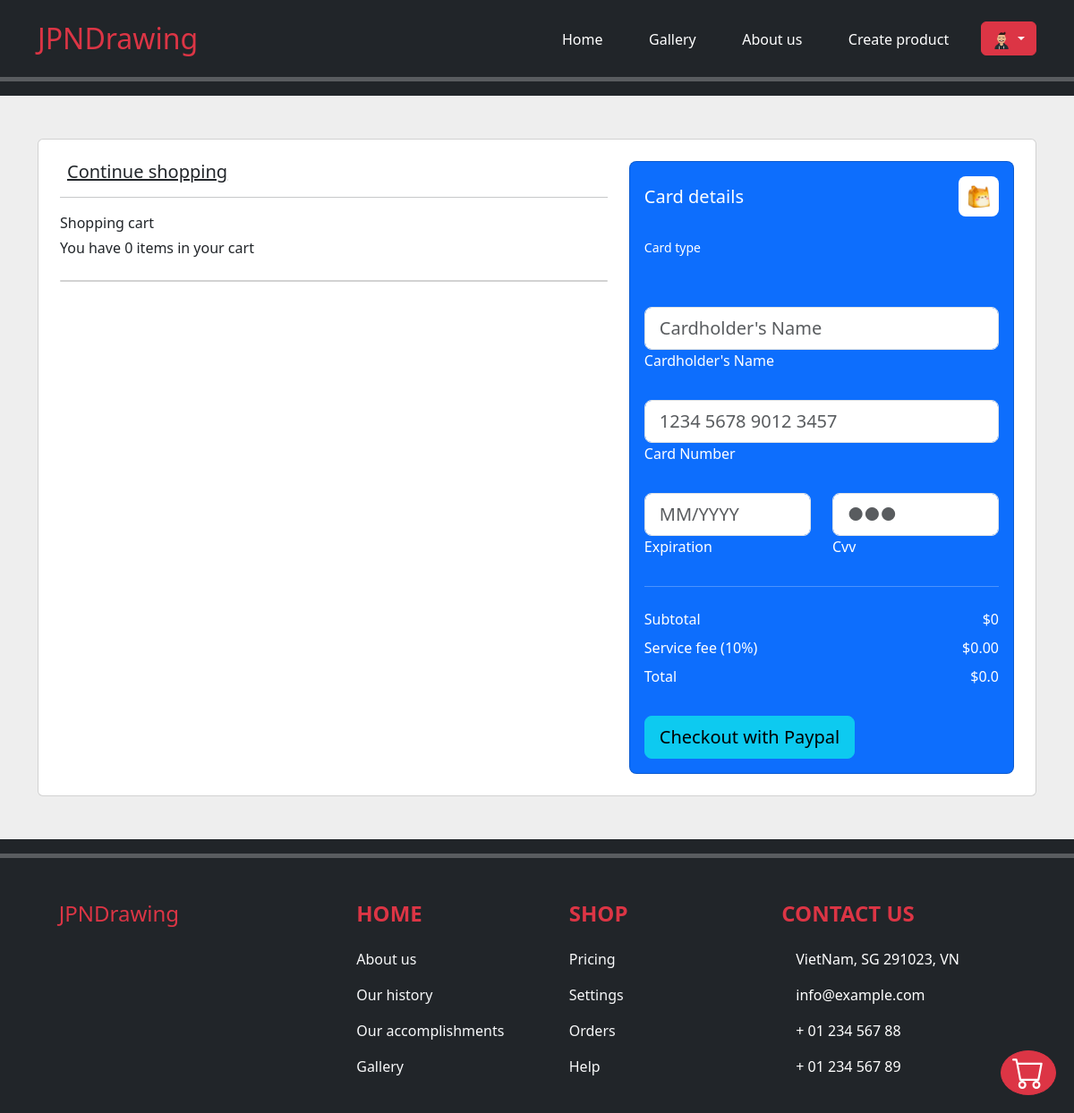
/cart (signed in), run on an earlier commit of the app's database.
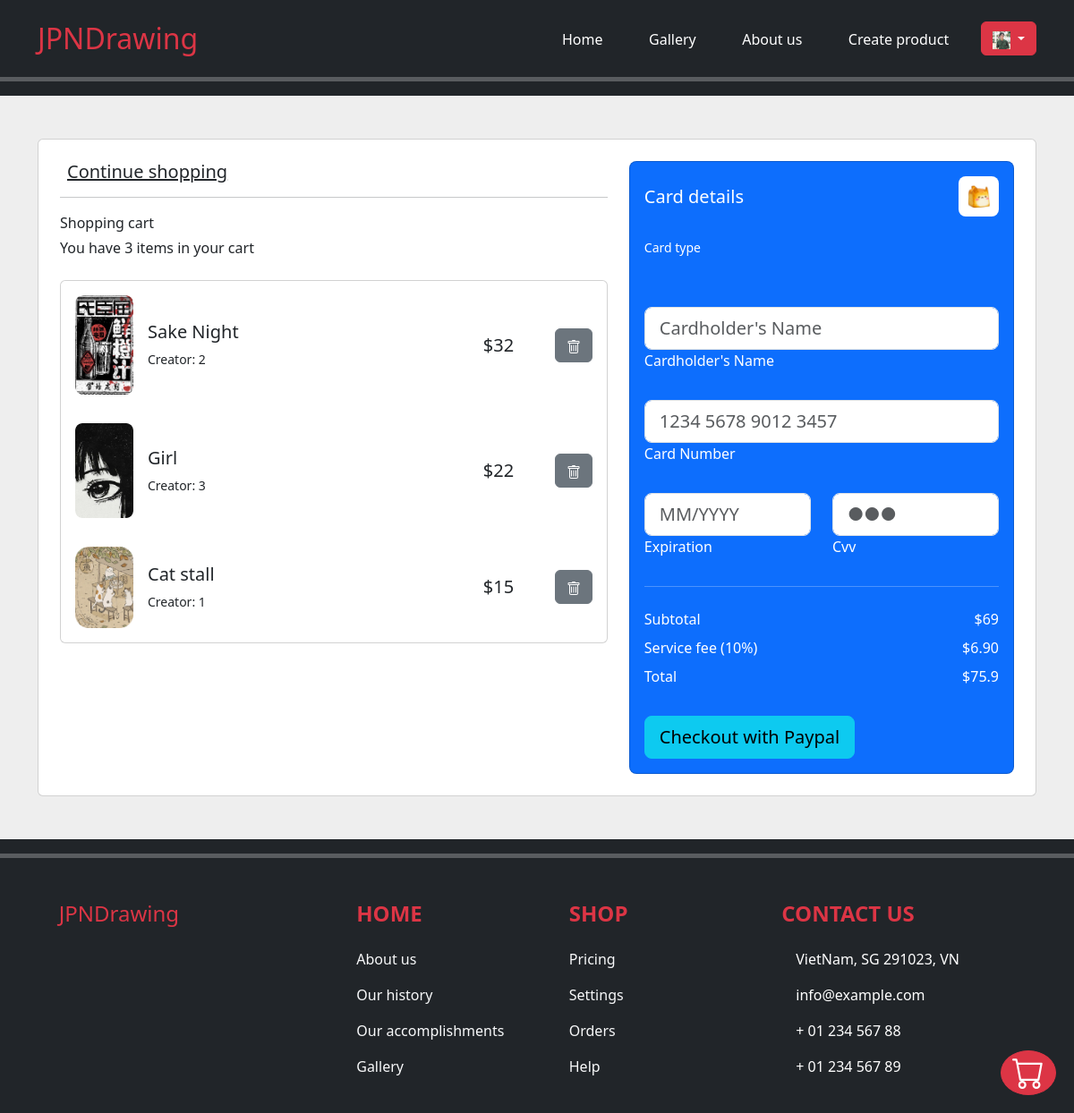
And on a later commit of the database.
### exe201/models.py (models this page shows, shortened)
class User(db.Model, UserMixin):
    id = db.Column(db.Integer(), primary_key = True)
    username = db.Column(db.String(length=30), nullable = False, unique = True)
    email_address = db.Column(db.String(length=50), nullable = False, unique = True)
    image_link = db.Column(db.String(length = 300), nullable = True, default = '/profile_img/default.webp')
    password_hash = db.Column(db.String(length=60), nullable = False)
    @property
    def password(self):
        return self.password

class Product(db.Model):
    id = db.Column(db.Integer(), primary_key = True)
    name = db.Column(db.String(length = 30), nullable = False)
    image_link = db.Column(db.String(length = 300), nullable = True, default = 'meme_1.jpg')
    price = db.Column(db.Integer(), nullable = False)
    description = db.Column(db.String(length = 1000), nullable = True)
    creator = db.Column(db.Integer(), db.ForeignKey('artist.id'))

### exe201/routes.py (the view)
@app.route('/cart')
@login_required
def cart_page():
    cart = Cart.query.filter_by(user_id = current_user.id).all()
    products = []
    total_money_without_service_free = 0
    service_fee = 0.1
    for product_in_cart in cart:
        products.append(Product.query.get_or_404(product_in_cart.product_id))
        total_money_without_service_free += Product.query.get_or_404(product_in_cart.product_id).price
    products_amount = len(cart)
    service_fee *= total_money_without_service_free
    total_money = total_money_without_service_free + service_fee
    service_fee = '{:.2f}'.format(service_fee)
    return render_template('cart.html',
                           products = products,
                           cart = cart,
                           products_amount = products_amount,
                           service_fee = service_fee,
                           total_money = total_money,
                           total_money_without_service_free = total_money_without_service_free
                           )

### exe201/models.py (called while the page is built)
@login_manager.user_loader
def load_user(user_id):
    return User.query.get(int(user_id))

### exe201/templates/cart.html (shortened to what this page needs)
{% extends 'base.html'%}
{% block body %}
<section class="h-100 h-custom" style="background-color: #eee;">
    <div class="container py-5 h-100">
        <div class="row d-flex justify-content-center align-items-center h-100">
            <div class="col">
                <div class="card">
                    <div class="card-body p-4">
                        <div class="row">
                            <div class="col-lg-7">
                                <h5 class="mb-3"><a href="#!" class="text-body">Continue shopping</a></h5>
                                <hr>
                                <div class="d-flex justify-content-between align-items-center mb-4">
                                    <div>
                                        <p class="mb-1">Shopping cart</p>
                                        <p class="mb-0">You have {{products_amount}} items in your cart</p>
                                    </div>
                                </div>
                                <div class="card mb-3">
                                    {% for product in products %}
                                    <div class="card-body">
                                        <div class="d-flex justify-content-between">
                                            <div class="d-flex flex-row align-items-center">
                                                <div>
                                                    <img src="{{ url_for('static', filename=product.image_link) }}"
                                                        class="img-fluid rounded-3" alt="product.name"
                                                        style="width: 65px;">
                                                </div>
                                                <div class="ms-3">
                                                    <h5>{{ product.name }}</h5>
                                                    <p class="small mb-0">Creator: {{ product.creator }}</p>
                                                </div>
                                            </div>
                                            <div class="d-flex flex-row align-items-center">
                                                <div style="width: 80px;">
                                                    <h5 class="mb-0">${{ product.price }}</h5>
                                                </div>
                                                <a type="button" class="btn btn-secondary" href="{{ url_for('remove_from_cart', product_id = product.id)}}">
                                                </a>
                                            </div>
                                        </div>
                                    </div>
                                    {% endfor %}
                                </div>
                            </div>
                            <div class="col-lg-5">
                                <div class="card bg-primary text-white rounded-3">
                                    <div class="card-body">
                                        <div class="d-flex justify-content-between align-items-center mb-4">
                                            <h5 class="mb-0">Card details</h5>
                                            <img src="{{ url_for('static', filename='img/cute_cat.jpeg') }}"
                                                class="img-fluid rounded-3" style="width: 45px;" alt="Avatar">
                                        </div>
                                        <p class="small mb-2">Card type</p>
                                        <a href="#!" type="submit" class="text-white"></a>
                                        <a href="#!" type="submit" class="text-white"></a>
                                        <a href="#!" type="submit" class="text-white"></a>
                                        <form class="mt-4">
                                            <div class="form-outline form-white mb-4">
                                                <input type="text" id="typeName" class="form-control form-control-lg"
                                                    siez="17" placeholder="Cardholder's Name" />
                                                <label class="form-label" for="typeName">Cardholder's Name</label>
                                            </div>
                                            <div class="form-outline form-white mb-4">
                                                <input type="text" id="typeText" class="form-control form-control-lg"
                                                    siez="17" placeholder="1234 5678 9012 3457" minlength="19"
                                                    maxlength="19" />
                                                <label class="form-label" for="typeText">Card Number</label>
                                            </div>
                                            <div class="row mb-4">
                                                <div class="col-md-6">
                                                    <div class="form-outline form-white">
                                                        <input type="text" id="typeExp"
                                                            class="form-control form-control-lg" placeholder="MM/YYYY"
                                                            size="7" id="exp" minlength="7" maxlength="7" />
                                                        <label class="form-label" for="typeExp">Expiration</label>
                                                    </div>
                                                </div>
                                                <div class="col-md-6">
                                                    <div class="form-outline form-white">
                                                        <input type="password" id="typeText"
                                                            class="form-control form-control-lg"
                                                            placeholder="&#9679;&#9679;&#9679;" size="1" minlength="3"
                                                            maxlength="3" />
                                                        <label class="form-label" for="typeText">Cvv</label>
                                                    </div>
                                                </div>
                                            </div>
                                        </form>
                                        <hr class="my-4">
                                        <form action="{{ url_for('paypal_checkout') }}" method="POST">
                                            <div class="d-flex justify-content-between">
                                                <p class="mb-2">Subtotal</p>
                                                <p class="mb-2">${{total_money_without_service_free}}</p>
                                            </div>
                                            <div class="d-flex justify-content-between">
                                                <p class="mb-2">Service fee (10%)</p>
                                                <p class="mb-2">${{ service_fee }}</p>
                                            </div>
                                            <div class="d-flex justify-content-between mb-4">
                                                <p class="mb-2">Total</p>
                                                <p class="mb-2">${{ total_money }}</p>
                                            </div>
                                            <button type="button" class="btn btn-info btn-block btn-lg">
                                                <div class="d-flex justify-content-between">
                                                    <span>Checkout with Paypal</span>
                                                </div>
                                            </button>
                                        </form>
                                    </div>
                                </div>
                            </div>
                        </div>
                    </div>
                </div>
            </div>
        </div>
    </div>
</section>
{% endblock %}

### exe201/templates/base.html (shortened to what this page needs)
<!doctype html>
<html lang="en">
<head>
  <link href="https://cdn.jsdelivr.net/npm/bootstrap@5.3.0/dist/css/bootstrap.min.css" rel="stylesheet">
</head>
<body class="bg-dark" style="padding-top: 2%; color: white">
  <div class="container">
    <div class="row align-items-start">
      <div class="col">
        <h2 class="text_left text-danger">JPNDrawing</h2>
      </div>
      <div class="col">
        <ul class="nav justify-content-between navbar-light">
          <li class="nav-item">
            <a class="nav-link active" aria-current="page" style="color:white !important"
              href="{{ url_for('home_page') }}">Home</a>
          </li>
          <li class="nav-item">
            <a class="nav-link" style="color:white !important" href="{{ url_for('gallery_page') }}">Gallery</a>
          </li>
          <li class="nav-item">
            <a class="nav-link" style="color:white !important" href="{{ url_for('about_us_page') }}">About us</a>
          </li>
          {% if current_user.is_authenticated %}
          <li class="nav-item">
            <a class="nav-link" style="color:white !important" href="{{ url_for('create_product_page') }}">Create
              product</a>
          </li>
          <div class="dropdown">
            <a class="btn btn-danger dropdown-toggle" href="#" role="button" id="dropdownMenuLink"
              data-bs-toggle="dropdown" aria-expanded="false">
              <img class="img-circle" src="{{ url_for('static', filename = current_user.image_link)}}"
                style="height: 20px; width: 20px;">
            </a>
          </div>
          {% endif %}
        </ul>
      </div>
    </div>
  </div>
  <hr style="border-top: 5px solid white;">
  {% block body %}
  {% endblock %}
  <hr style="border-top: 5px solid white;">
  {% if current_user.is_authenticated %}
  <a class="btn btn-danger rounded-circle position-fixed" style="bottom: 20px; right: 20px;"
    href="{{ url_for('cart_page') }}">
  </a>
  {% endif %}
  <footer class="text-center text-lg-start text-white position: relative min-height: 100vh">
    <section class="">
      <div class="container text-center text-md-start mt-5">
        <div class="row mt-3">
          <div class="col-md-3 col-lg-4 col-xl-3 mx-auto mb-4">
            <h4 class="mb-4 text-danger">
              JPNDrawing
            </h4>
          </div>
          <div class="col-md-3 col-lg-2 col-xl-2 mx-auto mb-4">
            <h4 class="text-uppercase fw-bold mb-4 text-danger">
              Home
            </h4>
            <p>
              <a href="#!" class="text-decoration-none text-light">About us</a>
            </p>
            <p>
              <a href="#!" class="text-decoration-none text-light">Our history</a>
            </p>
            <p>
              <a href="#!" class="text-decoration-none text-light">Our accomplishments</a>
            </p>
            <p>
              <a href="#!" class="text-decoration-none text-light">Gallery</a>
            </p>
          </div>
          <div class="col-md-3 col-lg-2 col-xl-2 mx-auto mb-4">
            <h4 class="text-uppercase fw-bold mb-4 text-danger">
              Shop
            </h4>
            <p>
              <a href="#!" class="text-decoration-none text-light">Pricing</a>
            </p>
            <p>
              <a href="#!" class="text-decoration-none text-light">Settings</a>
            </p>
            <p>
              <a href="#!" class="text-decoration-none text-light">Orders</a>
            </p>
            <p>
              <a href="#!" class="text-decoration-none text-light">Help</a>
            </p>
          </div>
          <div class="col-md-4 col-lg-3 col-xl-3 mx-auto mb-md-0 mb-4">
            <h4 class="text-uppercase fw-bold mb-4 text-danger">Contact us</h4>
            <p> VietNam, SG 291023, VN</p>
            <p>
              info@example.com
            </p>
            <p> + 01 234 567 88</p>
            <p> + 01 234 567 89</p>
          </div>
        </div>
      </div>
    </section>
  </footer>
</html>

What changed in the data, as far as the page shows it:
changed User: image_link: picture added in place of a placeholder
now on this page (row edited): Product: image_link (picture), name "Sake Night", creator "2", price "32"
now on this page (row edited): Product: image_link (picture), name "Girl", creator "3", price "22"
now on this page (row edited): Product: image_link (picture), name "Cat stall", creator "1", price "15"
Also different on the page:
{{ products_amount }}: "0" → "3"
{{ total_money_without_service_free }}: "0" → "69"
{{ service_fee }}: "0.00" → "6.90"
{{ total_money }}: "0.0" → "75.9"
